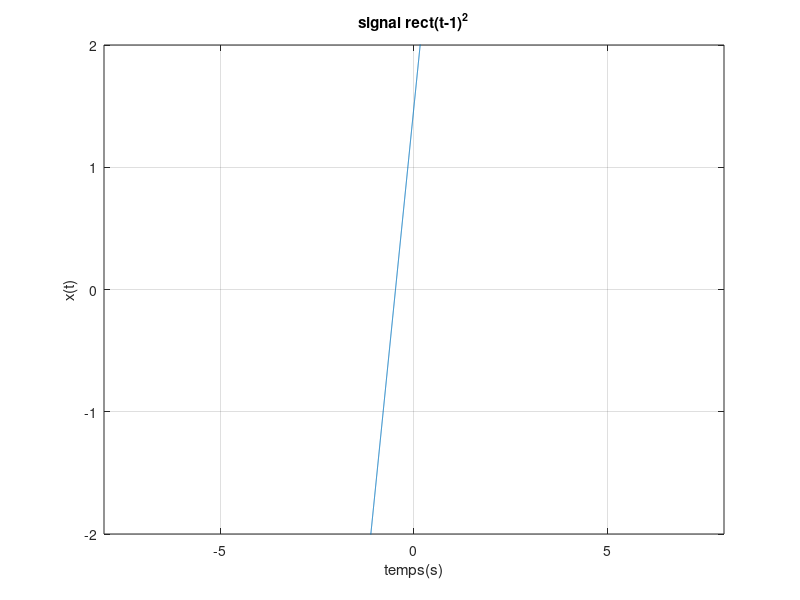

This chart was generated by the following MATLAB code:
%Signal rectangulaire périodique :
clc 
clear all 

% rect(t-1)^2

t=-6:0.001:6;

v = pi*t+1.5;  % il montre  v = t-1
v1= square(v); % Ce pour faire x2 = (t-1)^2 

x = -square(v1); % Ce represente x(t)=rect(t-1)^2 

% plot x = rect(t-1)^2
plot(t,v);
axis([-8,8 -2,2]);
grid on 
xlabel('temps(s)');
ylabel('x(t)');
title('signal rect(t-1)^2');
